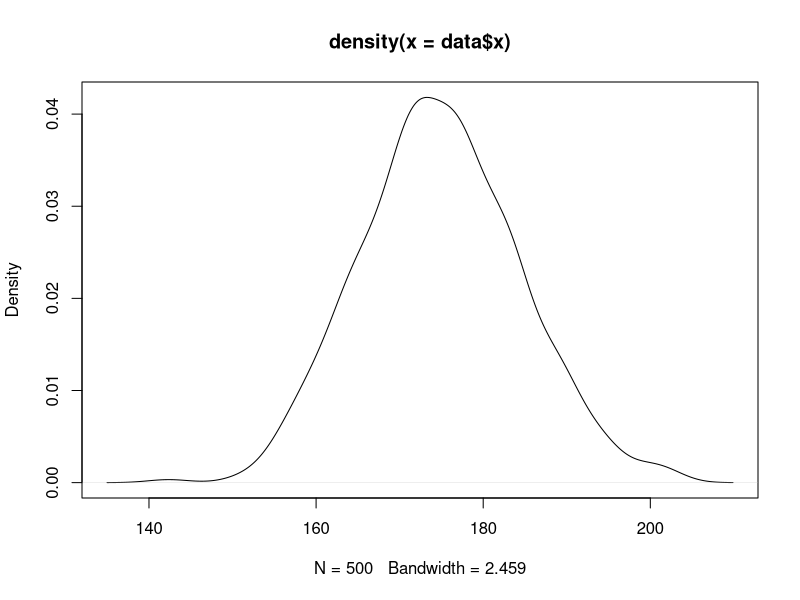
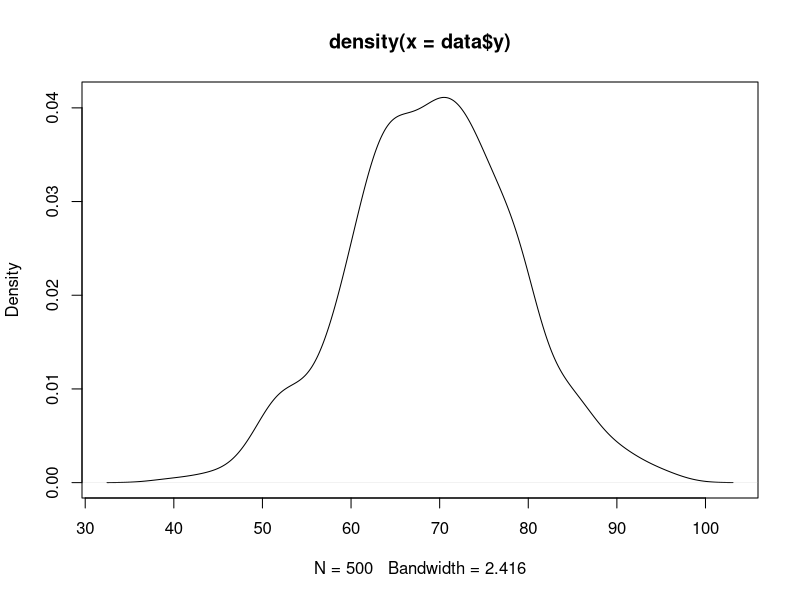
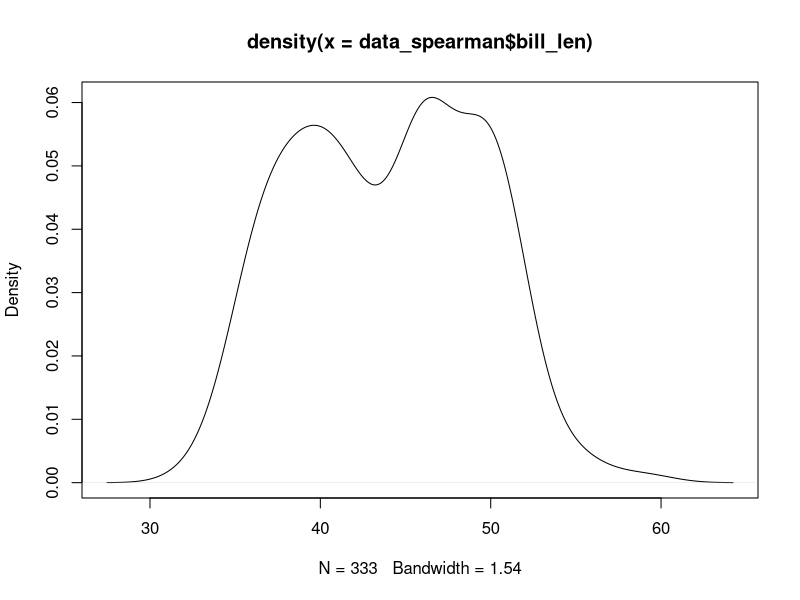
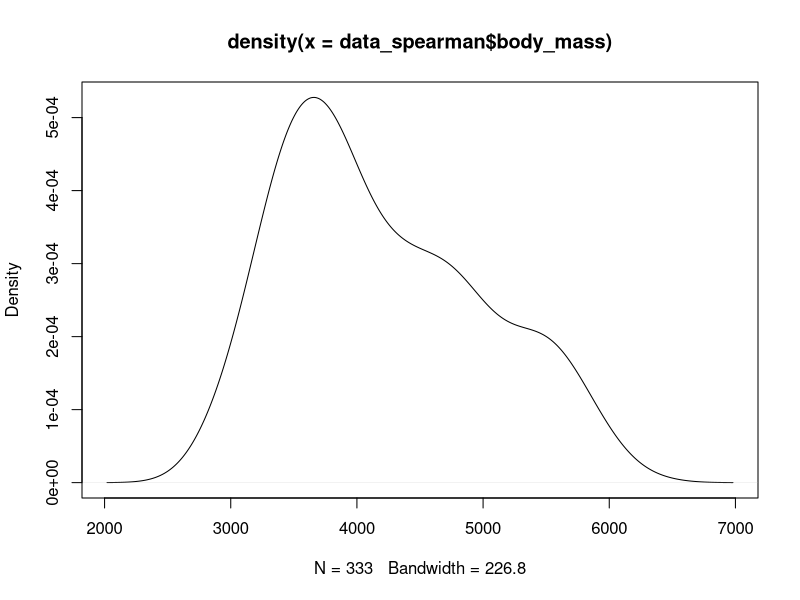
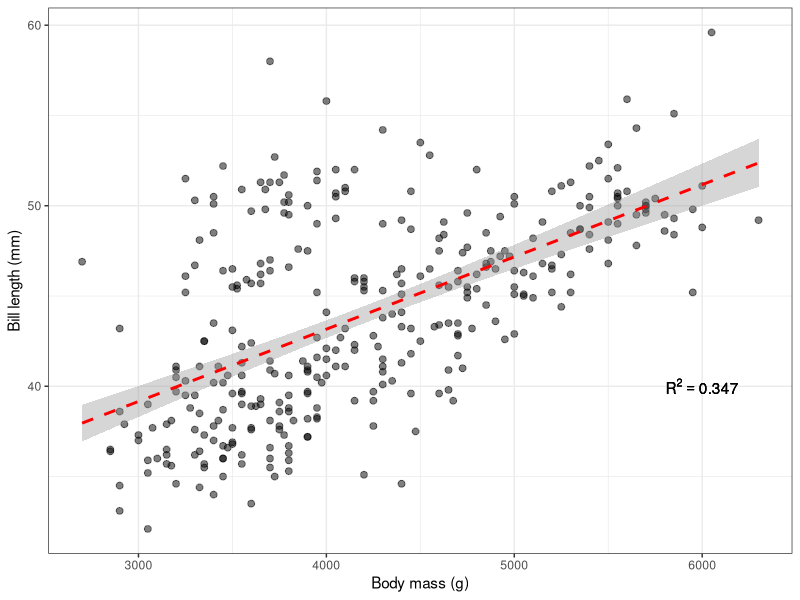
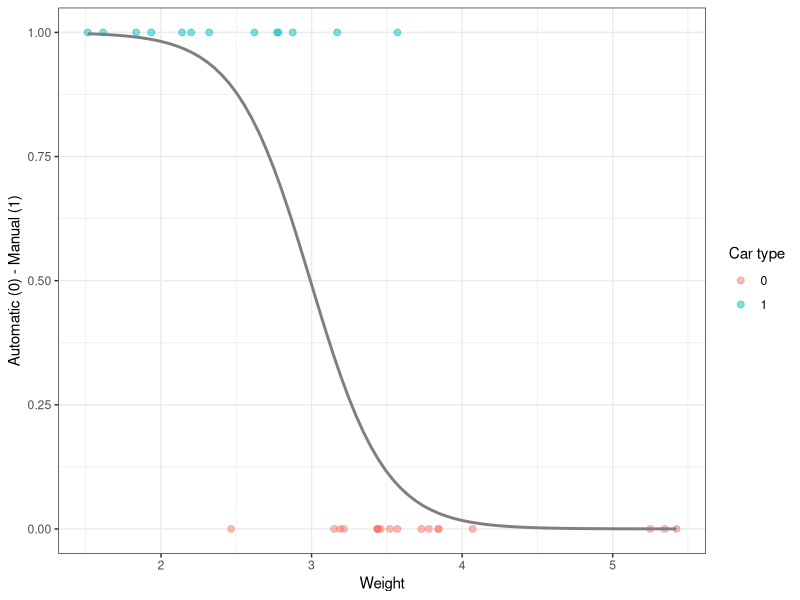

The R script that drew these images, in order:
# Libraries

library(tidyverse)


# Pearson correlation -----------------------------------------------------

## Create normal data

data = tibble(
  x = rnorm(500, mean = 175, sd = 10),
  y = rnorm(500, mean = 70, sd = 10)
)

## Plot density

plot(density(data$x))
plot(density(data$y))

## Normality test

shapiro.test(data$x)
shapiro.test(data$y)

## Covariance calculation

data = data %>% 
  mutate(x_diff = x - mean(x), y_diff = y - mean(y))

(covariance = (sum(data$x_diff * data$y_diff)) / (nrow(data) - 1))

## Pearson's correlation (r)

desv_x = sqrt((sum(data$x_diff^2)) / (nrow(data) - 1))

desv_y = sqrt((sum(data$y_diff^2)) / (nrow(data) - 1))

(correlation = covariance / (desv_x * desv_y))

cor.test(data$x, data$y, method = "pearson")


# Spearman correlation ----------------------------------------------------

## Data

data(penguins)

penguins = na.omit(penguins)

data_spearman = penguins %>% 
  select(bill_len, body_mass)

## Plot density

plot(density(data_spearman$bill_len))
plot(density(data_spearman$body_mass))

## Normality test

shapiro.test(data_spearman$bill_len)
shapiro.test(data_spearman$body_mass)

## Ranks differences

data_spearman = data_spearman %>% 
  mutate(d = rank(bill_len) - rank(body_mass), d2 = d^2)

## Spearman's correlation

(rho = 1 - ((6 * sum(data_spearman$d2)) / 
             (nrow(data_spearman) * (nrow(data_spearman)^2 - 1))))

cor.test(data_spearman$bill_len, data_spearman$body_mass,
         method = "spearman")


# Linear regression -------------------------------------------------------

model = lm(bill_len ~ body_mass, data = penguins)

summary(model)

### Formula: bill_len = 27.15 + 0.004 * body_mass ###

r2 = summary(model)$r.squared

ggplot(data = penguins, aes(x = body_mass, y = bill_len)) +
  geom_point(size = 2, alpha = 0.5) +
  geom_smooth(method = "lm",
              color = "red", linetype = "dashed", se = TRUE) +
  annotate("text", x = 6000, y = 40,
           label = bquote(R^2 == .(round(r2, 3)))) +
  labs(x = "Body mass (g)", y = "Bill length (mm)") +
  theme_bw()


# Logistic regression -----------------------------------------------------

data(mtcars) # am - 0 = automatic, 1 = manual

model = glm(am ~ wt, data = mtcars, family = binomial(link = "logit"))

summary(model)

exp(model$coefficients) # Coeff b1 < 1, restar a 1 

1 - exp(model$coefficients)[2]

### Se reduce en un 98% los odds de ser manual por cada aumento de peso ###  

## Plot

ggplot(data = mtcars, aes(x = wt, y = am))+
  geom_point(aes(color = factor(am)), size = 2, alpha = 0.5)+
  geom_smooth(method = "glm", method.args = list(family = "binomial"),
              se = FALSE, color = "grey50")+
  labs(x = "Weight", y = "Automatic (0) - Manual (1)",
       color = "Car type")+
  theme_bw()
